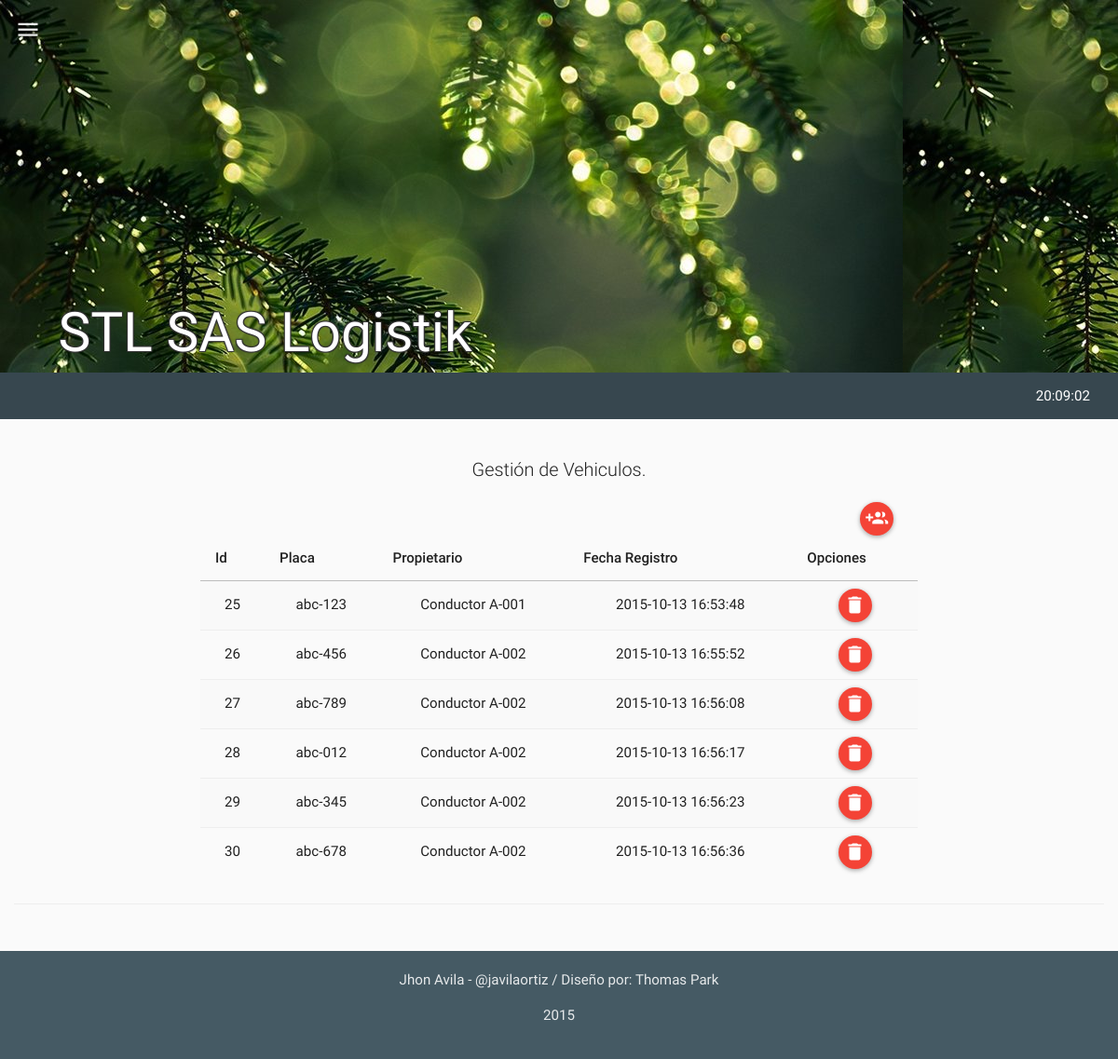
The app's page /mods/vehiculos/vehiculos.php (signed in) with its own data.
### tables this page shows
CREATE TABLE IF NOT EXISTS `tbl_vehiculos` (
  `ve_id` int(11) NOT NULL,
  `ve_tipo_vehiculo` int(11) NOT NULL,
  `ve_modelo` int(11) NOT NULL,
  `ve_marca` varchar(40) NOT NULL,
  `ve_color` varchar(40) NOT NULL,
  `ve_nro_motor` int(11) NOT NULL,
  `ve_nro_chasis` int(11) NOT NULL,
  `ve_soat` varchar(60) NOT NULL,
  `ve_soat_nro` varchar(60) NOT NULL,
  `ve_soat_vence` date NOT NULL,
  `ve_tecno` varchar(60) NOT NULL,
  `ve_tecno_vence` date NOT NULL,
  `ve_empresa` varchar(60) NOT NULL,
  `ve_empresa_telefono` varchar(60) NOT NULL,
  `ve_placa` varchar(10) NOT NULL,
  `ve_remolque_tipo` varchar(30) NOT NULL,
  `ve_remolque_color` varchar(20) NOT NULL,
  `ve_remolque_marca` varchar(60) NOT NULL,
  `ve_pe_id` int(11) NOT NULL,
  `ve_timestamp` timestamp NOT NULL DEFAULT CURRENT_TIMESTAMP ON UPDATE CURRENT_TIMESTAMP,
  `ve_capacidad_m3` float NOT NULL,
  `ve_tipo_llanta_traccion` varchar(60) NOT NULL,
  `ve_tipo_llanta_direccional` varchar(60) NOT NULL,
  `ve_linea` varchar(60) NOT NULL,
  `ve_created` int(11) NOT NULL,
  `ve_estado` int(11) NOT NULL
);

CREATE TABLE IF NOT EXISTS `tbl_personas` (
  `pe_id` int(11) NOT NULL,
  `pe_nombre` varchar(60) NOT NULL,
  `pe_tel` varchar(60) NOT NULL,
  `pe_cedula` varchar(20) NOT NULL,
  `pe_licencia` varchar(60) NOT NULL,
  `pe_licencia_vigencia` date NOT NULL,
  `pe_dir` varchar(80) NOT NULL,
  `pe_cel` varchar(60) NOT NULL,
  `pe_tipo` int(11) NOT NULL COMMENT '1="propietario" 2="conductor" 3="ambas"',
  `pe_ve_id` int(11) NOT NULL,
  `pe_f1` int(15) NOT NULL,
  `pe_f2` int(15) NOT NULL,
  `pe_f3` int(15) NOT NULL,
  `pe_timestamp` timestamp NOT NULL DEFAULT CURRENT_TIMESTAMP ON UPDATE CURRENT_TIMESTAMP,
  `pe_created` int(11) NOT NULL,
  `pe_estado` int(11) NOT NULL
);

### php/vehiculos.php (the view, shortened to what this page needs)
<?php
class vehiculos{
  function get_vehiculos(){
    $rt = new route();
    if(isset($_SESSION["ses_id"])){
      $qry='SELECT * FROM tbl_vehiculos AS V
            INNER JOIN tbl_personas AS P ON P.pe_ve_id = V.ve_id
            WHERE V.ve_estado=1;';
      $res = mysql_query($qry);
      $item =" ";
      $script ="<script>$(document).ready(function(){";
      while($row_res = mysql_fetch_assoc($res)) {
        $item.='
              <tr>
                <td>'.$row_res["ve_id"].'</td>
                <td>'.$row_res["ve_placa"].'</td>
                <td>'.$row_res["pe_nombre"].'</td>
                <td>'.$row_res["ve_timestamp"].'</td>
                <td>
                  <div id="del-button" onClick="borrar_usuario('.$row_res["ve_id"].', this)" class="btn btn-floating-mini btn-danger" title="Borrar"><i class="md md-delete"></i> </div>
                </td>
              </tr>
        ';
        $script.='';
      }
      $script.='});</script>';
    }
    else{$rt->routing($rt->path("login"));}
    $html='
          <table class="table table-striped table-hover ">
            <thead>
              <tr>
                <th>Id</th>
                <th>Placa</th>
                <th>Propietario</th>
                <th>Fecha Registro</th>
                <th>Opciones</th>
              </tr>
            </thead>
            <tbody>
              '.$item.'
            </tbody>
          </table>
    ';
    return $script.$html;
  }
}
?>

### records on screen
tbl_vehiculos: ve_id "25", ve_placa "abc-123", tbl_personas.pe_nombre "Conductor A-001", ve_timestamp "2015-10-13 16:53:48"
tbl_vehiculos: ve_id "26", ve_placa "abc-456", tbl_personas.pe_nombre "Conductor A-002", ve_timestamp "2015-10-13 16:55:52"
tbl_vehiculos: ve_id "27", ve_placa "abc-789", tbl_personas.pe_nombre "Conductor A-002", ve_timestamp "2015-10-13 16:56:08"
tbl_vehiculos: ve_id "28", ve_placa "abc-012", tbl_personas.pe_nombre "Conductor A-002", ve_timestamp "2015-10-13 16:56:17"
tbl_vehiculos: ve_id "29", ve_placa "abc-345", tbl_personas.pe_nombre "Conductor A-002", ve_timestamp "2015-10-13 16:56:23"
tbl_vehiculos: ve_id "30", ve_placa "abc-678", tbl_personas.pe_nombre "Conductor A-002", ve_timestamp "2015-10-13 16:56:36"
